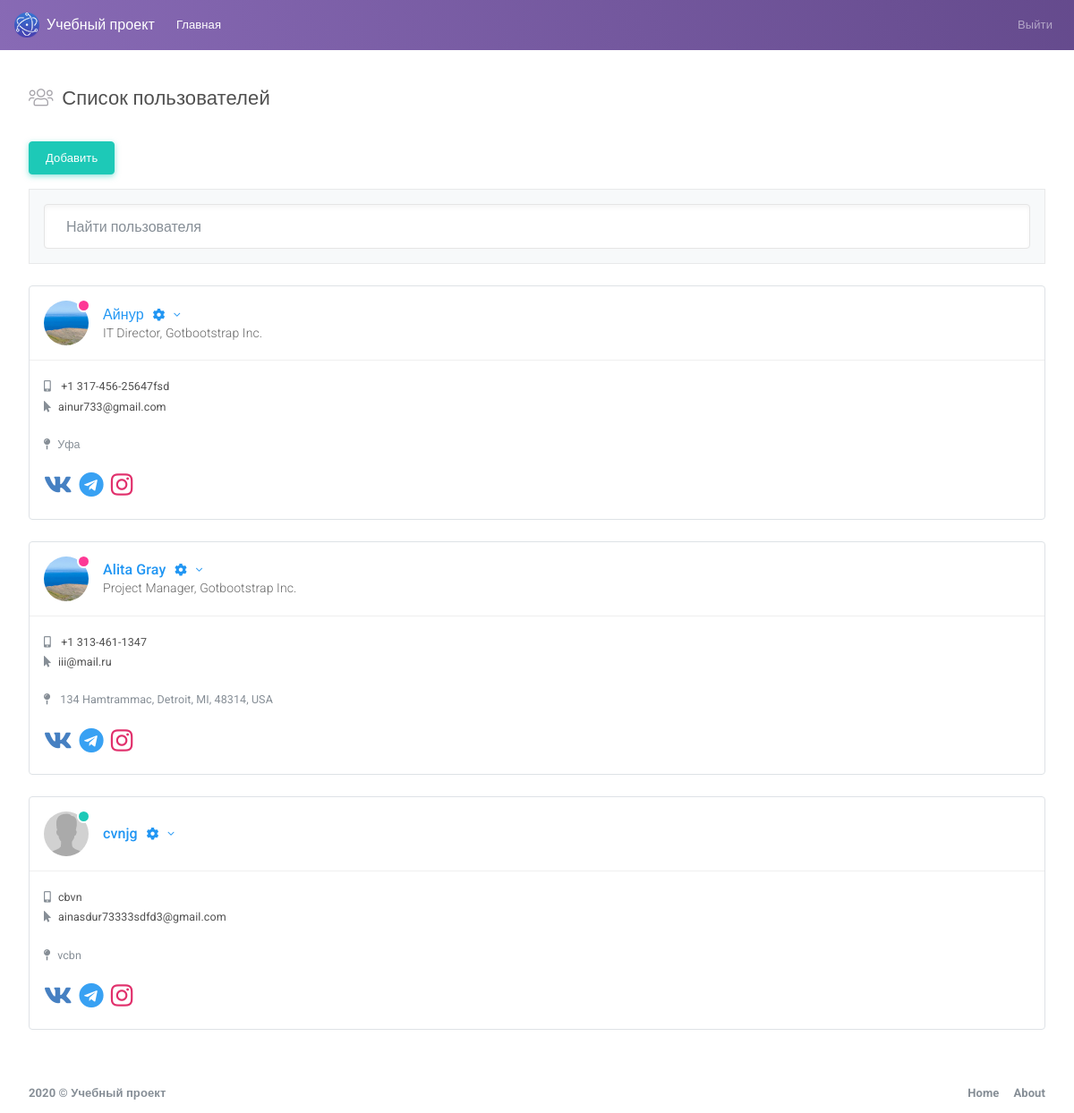
The page /users.php (signed in) on the database its author committed.
### tables this page shows
CREATE TABLE `users` (
  `id` int NOT NULL,
  `email` varchar(255) NOT NULL,
  `password` varchar(255) NOT NULL,
  `role` varchar(255) DEFAULT 'user',
  `name` varchar(255) DEFAULT NULL,
  `work` varchar(255) DEFAULT NULL,
  `phone` varchar(255) DEFAULT NULL,
  `location` varchar(255) DEFAULT NULL,
  `status` varchar(255) DEFAULT NULL,
  `vk_link` varchar(255) DEFAULT NULL,
  `tg_link` varchar(255) DEFAULT NULL,
  `instagram_link` varchar(255) DEFAULT NULL,
  `image` varchar(255) DEFAULT NULL
);

### functions.php (called while the page is built, shortened)
<?php
function is_logged_in()
{
    if (isset($_SESSION['user'])) {
        return true;
    }
    return false;
}
function get_logged_user()
{
    if (is_logged_in()) {
        return $_SESSION['user'];
    }
}
function is_admin($user)
{
    if (is_logged_in()) {
        if ($user['role'] === 'admin') {
            return true;
        }
        return false;
    }
}
function get_users()
{
    $pdo = new PDO("mysql:dbname=marlin2;host=localhost", "root", "");
    $sql = "SELECT * FROM users";
    $statement = $pdo->prepare($sql);
    $statement->execute();
    return $statement->fetchAll(PDO::FETCH_ASSOC);
}

### users.php (the view, shortened to what this page needs)
<?php
require_once "functions.php";
$users = get_users();
?>
<!DOCTYPE html>
<html lang="en">
<head>
    <link id="vendorsbundle" rel="stylesheet" media="screen, print" href="css/vendors.bundle.css">
    <link id="appbundle" rel="stylesheet" media="screen, print" href="css/app.bundle.css">
    <link id="myskin" rel="stylesheet" media="screen, print" href="css/skins/skin-master.css">
    <link rel="stylesheet" media="screen, print" href="css/fa-solid.css">
    <link rel="stylesheet" media="screen, print" href="css/fa-brands.css">
</head>
<body class="mod-bg-1 mod-nav-link">
<nav class="navbar navbar-expand-lg navbar-dark bg-primary bg-primary-gradient">
    <a class="navbar-brand d-flex align-items-center fw-500" href="users.html"><img alt="logo"
                                                                                    class="d-inline-block align-top mr-2"
                                                                                    src="img/logo.png"> Учебный
        проект</a>
    <div class="collapse navbar-collapse" id="navbarColor02">
        <ul class="navbar-nav mr-auto">
            <li class="nav-item active">
                <a class="nav-link" href="#">Главная <span class="sr-only">(current)</span></a>
            </li>
        </ul>
        <ul class="navbar-nav ml-auto">
            <?php if(!$_SESSION['user']): ?>
            <li class="nav-item">
                <a class="nav-link" href="page_login.php">Войти</a>
            </li>
            <?php else: ?>
            <li class="nav-item">
                <a class="nav-link" href="/logout_script.php/?id=<?php if(isset($_SESSION['user'])) {
                    echo $_SESSION['user']['id'];
                } ?>">Выйти</a>
            </li>
            <?php endif; ?>
        </ul>
    </div>
</nav>
<main id="js-page-content" role="main" class="page-content mt-3">
    <div class="subheader">
        <h1 class="subheader-title">
            <i class='subheader-icon fal fa-users'></i> Список пользователей
        </h1>
    </div>
    <div class="row">
        <div class="col-xl-12">
            <?php if(is_admin(get_logged_user())):?>
            <a class="btn btn-success" href="create_user.php">Добавить</a>
            <?php endif;?>
            <div class="border-faded bg-faded p-3 mb-g d-flex mt-3">
                <input type="text" id="js-filter-contacts" name="filter-contacts"
                       class="form-control shadow-inset-2 form-control-lg" placeholder="Найти пользователя">
            </div>
        </div>
    </div>
    <div class="row" id="js-contacts">
        <?php foreach($users as $user):?>
            <div class="col-xl-4">
                <div id="c_1" class="card border shadow-0 mb-g shadow-sm-hover" data-filter-tags="oliver kopyov">
                    <div class="card-body border-faded border-top-0 border-left-0 border-right-0 rounded-top">
                        <div class="d-flex flex-row align-items-center">
                                <span class="status status-<?php echo $user['status'];?> mr-3">
                                    <span class="rounded-circle profile-image d-block "
                                          style="background-image:url('img/demo/avatars/<?php echo $user['image'];?>'); background-size: cover;"></span>
                                </span>
                            <div class="info-card-text flex-1">
                                <a href="javascript:void(0);" class="fs-xl text-truncate text-truncate-lg text-info"
                                   data-toggle="dropdown" aria-expanded="false">
                                    <?php echo $user['name'];?>
                                    <?php if(is_admin(get_logged_user()) || is_autor($user) ):?>
                                    <i class="fal fas fa-cog fa-fw d-inline-block ml-1 fs-md"></i>
                                    <i class="fal fa-angle-down d-inline-block ml-1 fs-md"></i>
                                    <?php endif;?>
                                </a>
                                <span class="text-truncate text-truncate-xl"><?php echo $user['work'];?></span>
                            </div>
                        </div>
                    </div>
                    <div class="card-body p-0 collapse show">
                        <div class="p-3">
                            <a href="tel:+13174562564" class="mt-1 d-block fs-sm fw-400 text-dark">
                                <i class="fas fa-mobile-alt text-muted mr-2"></i><?php echo $user['phone'];?></a>
                            <a href="mailto:oliver.kopyov@smartadminwebapp.com" class="mt-1 d-block fs-sm fw-400 text-dark">
                                <i class="fas fa-mouse-pointer text-muted mr-2"></i><?php echo $user['email'];?></a>
                            <address class="fs-sm fw-400 mt-4 text-muted">
                                <i class="fas fa-map-pin mr-2"></i><?php echo $user['location'];?>
                            </address>
                            <div class="d-flex flex-row">
                                <a href="<?php echo $user['vk_link'];?>" class="mr-2 fs-xxl" style="color:#4680C2">
                                    <i class="fab fa-vk"></i>
                                </a>
                                <a href="<?php echo $user['tg_link'];?>" class="mr-2 fs-xxl" style="color:#38A1F3">
                                    <i class="fab fa-telegram"></i>
                                </a>
                                <a href="<?php echo $user['instagram_link'];?>" class="mr-2 fs-xxl" style="color:#E1306C">
                                    <i class="fab fa-instagram"></i>
                                </a>
                            </div>
                        </div>
                    </div>
                </div>
            </div>
        <?php endforeach;?>
    </div>
</main>
<footer class="page-footer" role="contentinfo">
    <div class="d-flex align-items-center flex-1 text-muted">
        <span class="hidden-md-down fw-700">2020 © Учебный проект</span>
    </div>
    <div>
        <ul class="list-table m-0">
            <li><a href="intel_introduction.html" class="text-secondary fw-700">Home</a></li>
            <li class="pl-3"><a href="info_app_licensing.html" class="text-secondary fw-700">About</a></li>
        </ul>
    </div>
</footer>
</body>
</html>

### css/fa-solid.css (style rules this page uses)
.fa,.fas { font-family:'Font Awesome 5 Pro';font-weight:900 }

### css/fa-brands.css (style rules this page uses)
.fab { font-family:'Font Awesome 5 Brands';font-weight:400 }

### rows shown on the page
users: image (picture), name "Айнур", work "IT Director, Gotbootstrap Inc.", phone "+1 317-456-25647fsd", email "ainur733@gmail.com", location "Уфа"
users: image (picture), name "Alita Gray", work "Project Manager, Gotbootstrap Inc.", phone "+1 313-461-1347", email "iii@mail.ru", location "134 Hamtrammac, Detroit, MI, 48314, USA"
users: image (picture), name "cvnjg", phone "cbvn", email "ainasdur73333sdfd3@gmail.com", location "vcbn"
